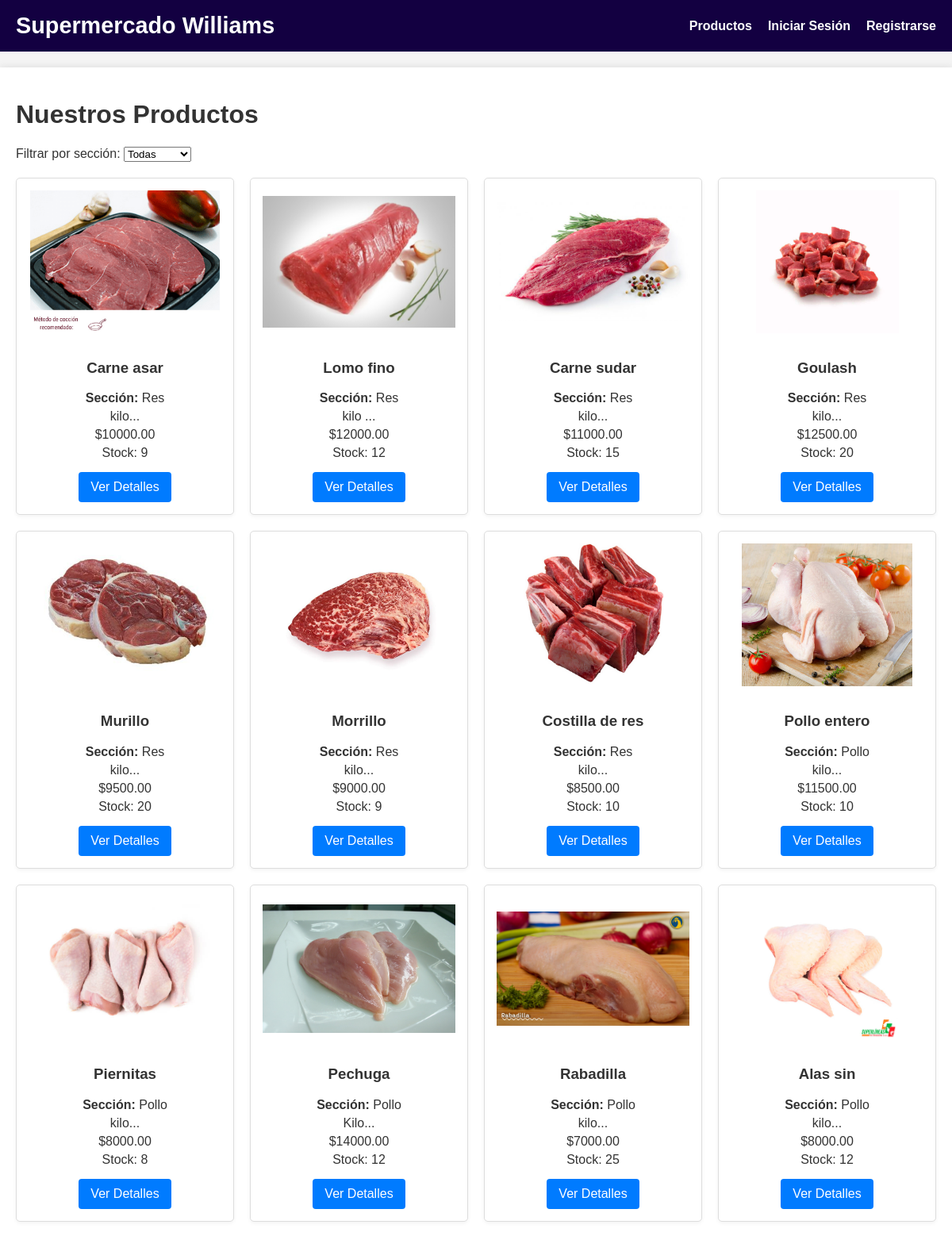
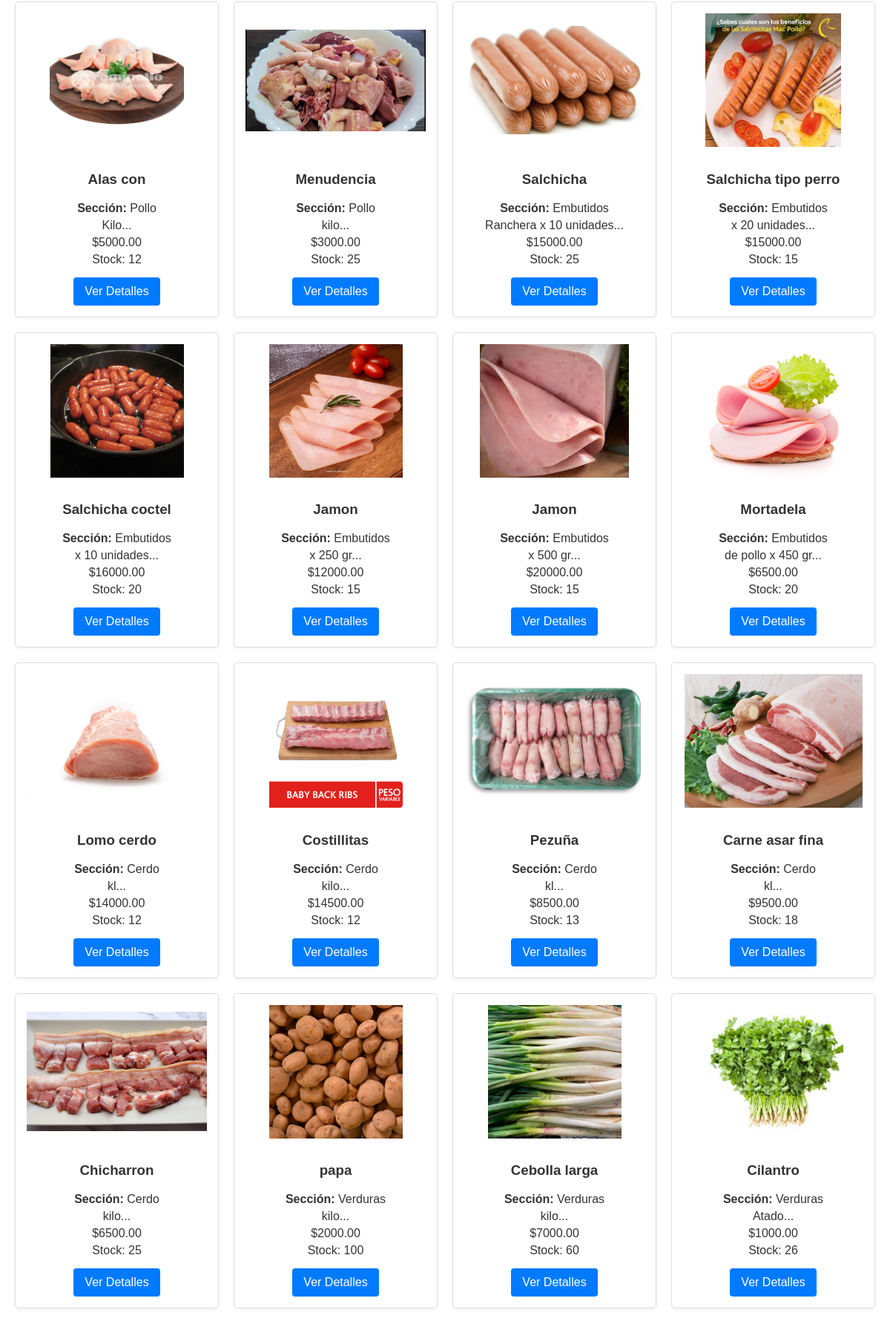
Page /products (upper part) on the committed database (2 pictures, top to bottom).
### models.py (models this page shows, shortened)
class Product(db.Model):
    id = db.Column(db.Integer, primary_key=True)
    secction = db.Column(db.String(64), nullable=False, default="Res")
    name = db.Column(db.String(128), nullable=False)
    description = db.Column(db.Text)
    price = db.Column(db.Float, nullable=False)
    stock = db.Column(db.Integer, nullable=False, default=0)
    image_url = db.Column(db.String(256))

### routes.py (the view)
@app.route('/products')
def products():
    secction = request.args.get('secction')
    if secction:
        products = Product.query.filter_by(secction=secction).all()
    else:
        products = Product.query.all()
    return render_template('products.html', title='Products', products=products)

### templates/products.html (shortened to what this page needs)
{% extends "base.html" %}
{% block content %}
    <h1>Nuestros Productos</h1>
    <form method="get" action="">
        <label for="secction">Filtrar por sección:</label>
        <select name="secction" id="secction" onchange="this.form.submit()">
            <option value="">Todas</option>
        </select>
    </form>
    <div class="product-list">
        {% for product in products %}
            {% if not request.args.get('secction') or product.secction == request.args.get('secction') %}
            <div class="product-card">
                {% if product.image_url %}
                    <img src="{{ url_for('static', filename='imgs/' + product.image_url) }}" alt="{{ product.name }}">
                {% else %}
                    <img src="{{ url_for('static', filename='images/default_product.png') }}" alt="{{ product.name }}">
                {% endif %}
                <h3><a href="{{ url_for('product_detail', product_id=product.id) }}">{{ product.name }}</a></h3>
                <p><strong>Sección:</strong> {{ product.secction }}</p>
                <p>{{ product.description[:100] }}...</p>
                <p>${{ "%.2f"|format(product.price) }}</p>
                <p>Stock: {{ product.stock }}</p>
                <a href="{{ url_for('product_detail', product_id=product.id) }}" class="button">Ver Detalles</a>
            </div>
            {% endif %}
        {% endfor %}
    </div>
{% endblock %}

### static/css/style.css (style rules this page uses)
body { font-family: Arial, sans-serif; margin: 0; padding: 0; background-color: #f4f4f4; color: #333333; }
form { margin-top: 20px; }
form input[type="submit"], .button { background-color: #007bff; color: white; padding: 10px 15px; border: none; border-radius: 4px; cursor: pointer; text-decoration: none; display: inline-block; margin-top: 10px; }
.product-list { display: grid; grid-template-columns: repeat(auto-fill, minmax(250px, 1fr)); gap: 20px; margin-top: 20px; }
.product-card { border: 1px solid #ddd; padding: 15px; text-align: center; background-color: #fff; border-radius: 5px; box-shadow: 0 2px 5px rgba(0,0,0,0.05); }
.product-card img { max-width: 100%; height: 180px; object-fit: contain; margin-bottom: 10px; }
.product-card h3 a { text-decoration: none; color: #333; }
.product-card p { margin: 5px 0; }

### rows in the picture
Product: image_url (picture), name "Carne asar", secction "Res", description "kilo", price "10000.00", stock "9"
Product: image_url (picture), name "Lomo fino", secction "Res", description "kilo", price "12000.00", stock "12"
Product: image_url (picture), name "Carne sudar", secction "Res", description "kilo", price "11000.00", stock "15"
Product: image_url (picture), name "Goulash", secction "Res", description "kilo", price "12500.00", stock "20"
Product: image_url (picture), name "Murillo", secction "Res", description "kilo", price "9500.00", stock "20"
Product: image_url+name (picture), name "Morrillo", secction "Res", description "kilo", price "9000.00", stock "9"
Product: image_url (picture), name "Costilla de res", secction "Res", description "kilo", price "8500.00", stock "10"
Product: image_url (picture), name "Pollo entero", secction "Pollo", description "kilo", price "11500.00", stock "10"
Product: image_url (picture), name "Piernitas", secction "Pollo", description "kilo", price "8000.00", stock "8"
Product: image_url (picture), name "Pechuga", secction "Pollo", description "Kilo", price "14000.00", stock "12"
Product: image_url (picture), name "Rabadilla", secction "Pollo", description "kilo", price "7000.00", stock "25"
Product: image_url (picture), name "Alas sin", secction "Pollo", description "kilo", price "8000.00", stock "12"
Product: image_url (picture), name "Alas con", secction "Pollo", description "Kilo", price "5000.00", stock "12"
Product: image_url (picture), name "Menudencia", secction "Pollo", description "kilo", price "3000.00", stock "25"
Product: image_url (picture), name "Salchicha", secction "Embutidos", description "Ranchera x 10 unidades", price "15000.00", stock "25"
Product: image_url (picture), name "Salchicha tipo perro", secction "Embutidos", description "x 20 unidades", price "15000.00", stock "15"
Product: image_url (picture), name "Salchicha coctel", secction "Embutidos", description "x 10 unidades", price "16000.00", stock "20"
Product: image_url (picture), name "Jamon", secction "Embutidos", description "x 250 gr", price "12000.00", stock "15"
Product: image_url (picture), name "Jamon", secction "Embutidos", description "x 500 gr", price "20000.00", stock "15"
Product: image_url (picture), name "Mortadela", secction "Embutidos", description "de pollo x 450 gr", price "6500.00", stock "20"
Product: image_url (picture), name "Lomo cerdo", secction "Cerdo", description "kl", price "14000.00", stock "12"
Product: image_url (picture), name "Costillitas", secction "Cerdo", description "kilo", price "14500.00", stock "12"
Product: image_url (picture), name "Pezuña", secction "Cerdo", description "kl", price "8500.00", stock "13"
Product: image_url (picture), name "Carne asar fina", secction "Cerdo", description "kl", price "9500.00", stock "18"
Product: image_url (picture), name "Chicharron", secction "Cerdo", description "kilo", price "6500.00", stock "25"
Product: image_url+name (picture), name "papa", secction "Verduras", description "kilo", price "2000.00", stock "100"
Product: image_url (picture), name "Cebolla larga", secction "Verduras", description "kilo", price "7000.00", stock "60"
Product: image_url (picture), name "Cilantro", secction "Verduras", description "Atado", price "1000.00", stock "26"
